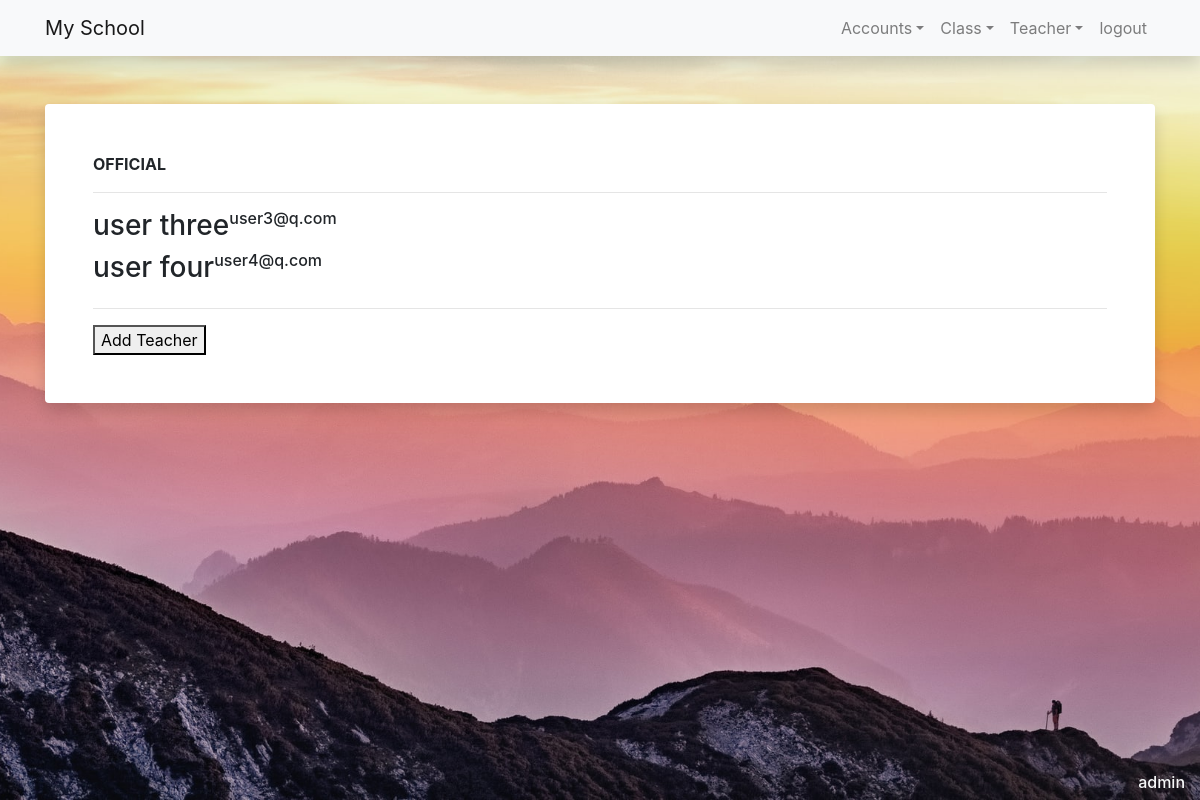
/teacher/ (signed in), run on the app's committed database.
### Users/models.py (models this page shows)
class User(AbstractUser):
	username = models.CharField(unique=True,max_length=20)
	email = models.EmailField(unique=True)
	first_name = models.CharField(max_length=10)
	last_name = models.CharField(max_length=10)
	date_of_birth = models.DateField()
	is_official = models.BooleanField(default=False)
	is_teacher = models.BooleanField(default=False)
	is_student = models.BooleanField(default=False)
	USERNAME_FIELD = 'email'
	REQUIRED_FIELDS = ['username','first_name','last_name','date_of_birth']

### teacher/views.py (the view)
# urls.py: path('',TeacherHome.as_view(), name='teacher_home'),
class TeacherHome(LoginRequiredMixin,View):
	template = "teacher/home.html"
	def get(self,request):
		context = dict()
		if request.user.is_student:
			return render(request,self.template,context)
		elif request.user.is_teacher:
			return render(request,self.template,context)
		else:
			teacherList = User.objects.all().filter(is_teacher=True)
			context["teacherList"] = teacherList
			return render(request,self.template,context)

### teacher/templates/teacher/home.html
{% extends 'base.html' %}
{% block content %}
	{% if user.is_teacher %}
		<div class="container">
			<p><b>Teacher</b></p>
			<h1>Not Authorised!!</h1>
		</div>
	{% elif user.is_student %}
		<div class="container">
			<p><b>STUDENT</b></p>
			<h1>Not Authorised!!</h1>
		</div>
	{% else %}
		<p><b>OFFICIAL</b></p>
		<hr>
		<div class="container">
			{% for t in teacherList %}
				<div class="row">
					<h3>{{t.first_name}} {{t.last_name}}</h3>
					<h6>{{t.email}}</h6>
				</div>
			{%endfor%}
		</div>
		<hr>
		<a href="{% url 'teacher_create' %}"><button>Add Teacher</button></a>
	{% endif %}
{% endblock %}

### home/templates/base.html (shortened to what this page needs)
{% extends "headers.html" %}
{% block navbar %}
{% url 'register' as register %}
{% url 'login' as login %}
{% url 'logout' as logout %}
{% url 'view_profile' as view_profile %}
{% url 'classes_all' as classes_all %}
{% url 'create_class' as create_class %}
{% url 'join_class' as join_class %}
{% url 'class_detail' as class_detail %}
{% url 'teacher_home' as teacher_home %}
{% url 'teacher_create' as teacher_create %}
	<nav class="navbar navbar-expand-lg navbar-light bg-light static-top mb-5 shadow">
		<div class="container">
			<a class="navbar-brand" href="#">My School</a>
			<div class="collapse navbar-collapse" id="navbarResponsive">
				<ul class="navbar-nav ml-auto">
					<li class="nav-item dropdown"><a href="#" data-toggle="dropdown" class="nav-link dropdown-toggle">Accounts<b class="caret"></b></a>
					</li>
					<li class="nav-item dropdown"><a href="#" data-toggle="dropdown" class="nav-link dropdown-toggle">Class<b class="caret"></b></a>
					</li>
					<li class="nav-item dropdown"><a href="#" data-toggle="dropdown" class="nav-link dropdown-toggle">Teacher<b class="caret"></b></a>
					</li>
					<li class="nav-item {% if request.path == logout %}active{% endif%}">
						<a class="nav-link" href="{{logout}}">logout</a>
					</li>
				</ul>
			</div>
		</div>
	</nav>
{% endblock %}
{% block footer %}
<div class="col-12 d-flex justify-content-end fixed-bottom">
	{% if user.is_authenticated %}
		<h6 class="text-light">{{user.username}}</h6>
	{% else %}
		<h6 class="text-light">Not logged in</h6>
	{% endif %}
</div>
{% endblock %}

### static/styles.css (style rules this page uses)
body { background: url("images/bgImage.jpg") no-repeat center center fixed; -webkit-background-size: cover; -moz-background-size: cover; background-size: cover; -o-background-size: cover; }

### data on the page
User: first_name "user", last_name "three", email "user3@q.com"
User: first_name "user", last_name "four", email "user4@q.com"
User: username "admin"
